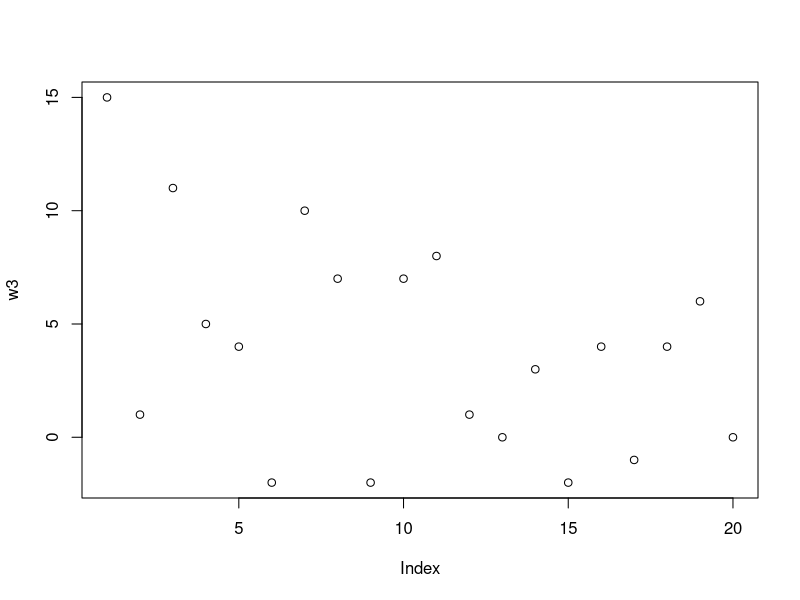
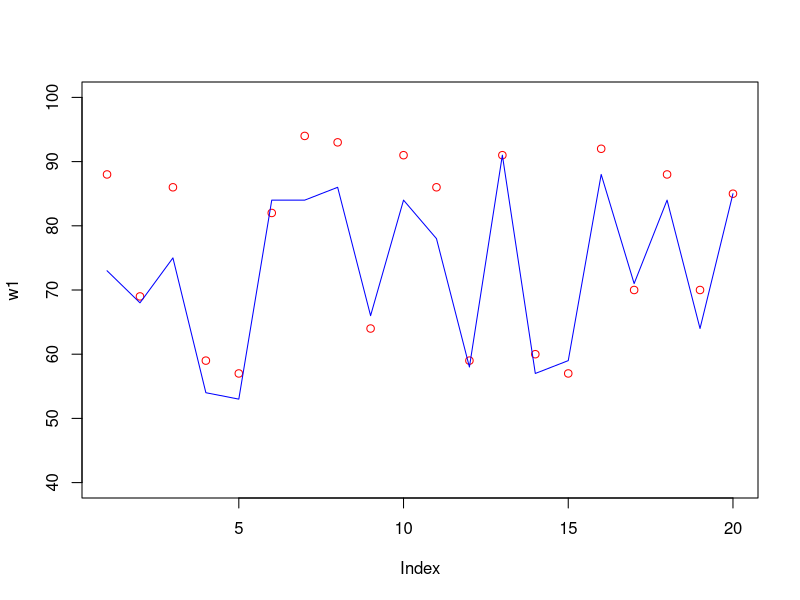

Write the R code that produced these figures, in order. (Note: this script raises an error after producing the figures.)
w1 <- c(88, 69, 86, 59, 57, 82, 94, 93, 64, 91, 86, 59, 91, 60, 57, 92, 70, 88, 70, 85)
w2 <- c(73, 68, 75, 54, 53, 84, 84, 86, 66, 84, 78, 58, 91, 57, 59, 88, 71, 84, 64, 85)

w3 = w1-w2

plot(w3)

plot(w1, verticals = TRUE, col = "RED", ylim=c(40, 100))
lines(w2, verticals = TRUE, col = "BLUE")

## According to graphical representation, the weight has decreased.

SIGN.test(w1,w2, alternative = "greater")
##or
##SIGN.test(w2,w1, alternative = "less")

## We reject the h0 hypothesis